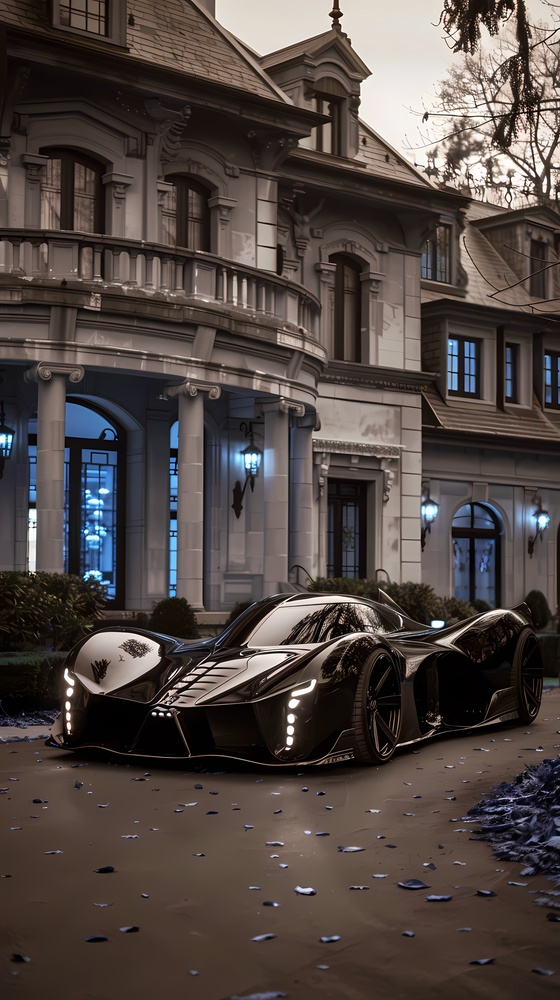
#> input picture lab3/B13_E22CSEU0391/L3 ACV 0391 Image RGB.jpg, 560 x 1000 px, shrunk from 3264 x 5824 before the run, found by its file name
$ jupyter execute CSET340LAB4TASK2.ipynb
#> lines starting #> are read from the running program, lines starting #| are printed output that depends on the picture
[cell 1]
from google.colab import files
import cv2
import numpy as np
import matplotlib.pyplot as plt

# Upload an image file
uploaded = files.upload()
#> the answer given: L3 ACV 0391 Image RGB.jpg

# Get the filename from the uploaded dictionary
filename = list(uploaded.keys())[0]

# Read the image in grayscale
img = cv2.imread(filename, cv2.IMREAD_GRAYSCALE)
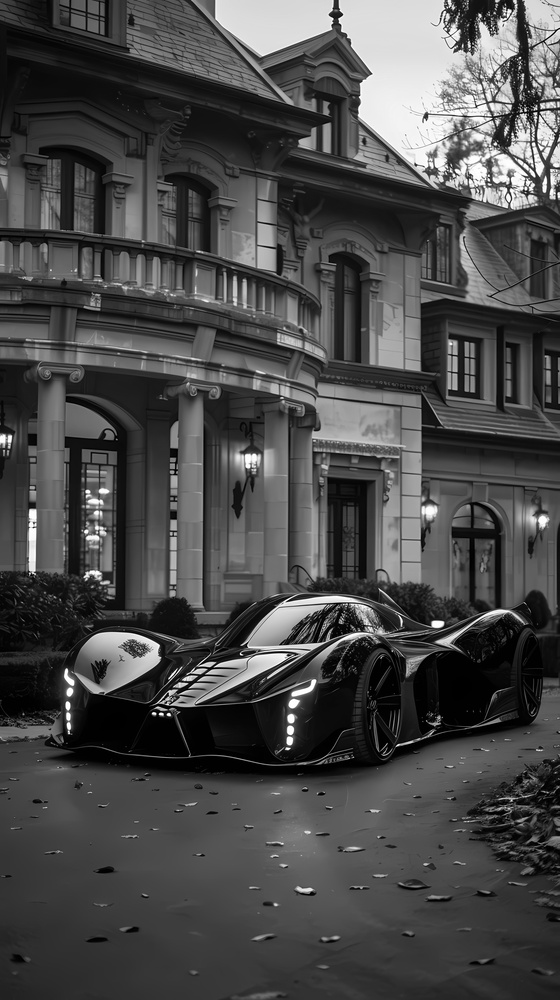
#> img: shape (1000, 560); min 0, max 255, mean 73.5

# Display the uploaded image
plt.imshow(img, cmap='gray')
plt.title("Uploaded Image")
plt.axis('off')
plt.show()

[cell 2]
# Compute FFT
dft = np.fft.fft2(img)
dft_shift = np.fft.fftshift(dft)  # Shift the zero frequency component to the center
magnitude_spectrum = 20 * np.log(np.abs(dft_shift) + 1)  # Log scaling for visualization
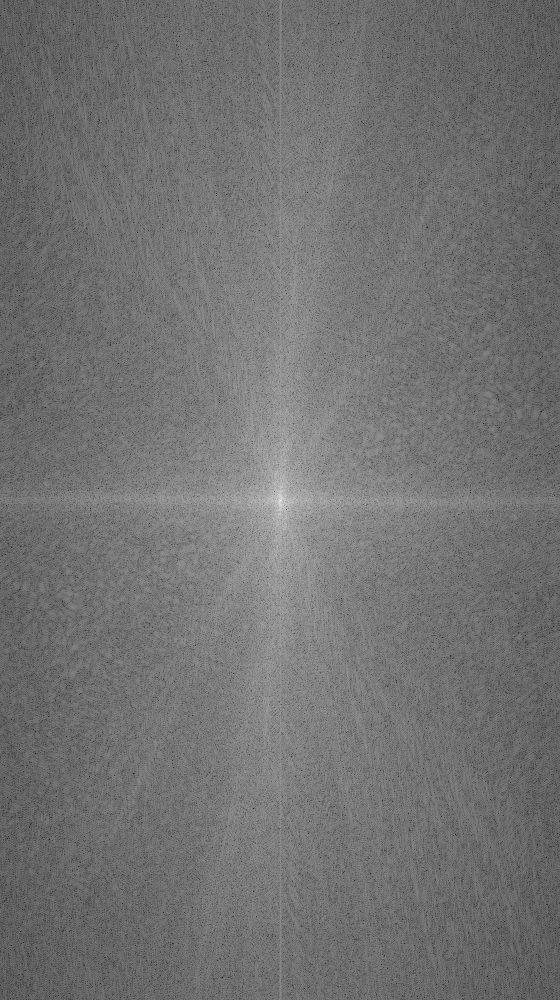
#> magnitude_spectrum: shape (1000, 560) float64; min 34.63, max 350.7, mean 176.7; drawn with min black and max white

# Display the Magnitude Spectrum
plt.imshow(magnitude_spectrum, cmap='gray')
plt.title("Magnitude Spectrum")
plt.axis('off')
plt.show()

[cell 3]
# Compute Inverse FFT
dft_ishift = np.fft.ifftshift(dft_shift)  # Shift back
img_reconstructed = np.fft.ifft2(dft_ishift).real  # Compute IFFT and take real part

# Display Reconstructed Image
plt.imshow(img_reconstructed, cmap='gray')
plt.title("Reconstructed Image using IFFT")
plt.axis('off')
plt.show()

[cell 4]
# Rotate image by 45 degrees
(h, w) = img.shape
#> h = 1000; w = 560
center = (w // 2, h // 2)
#> center = (280, 500)
M = cv2.getRotationMatrix2D(center, 45, 1.0)  # Rotation matrix
rotated_img = cv2.warpAffine(img, M, (w, h))
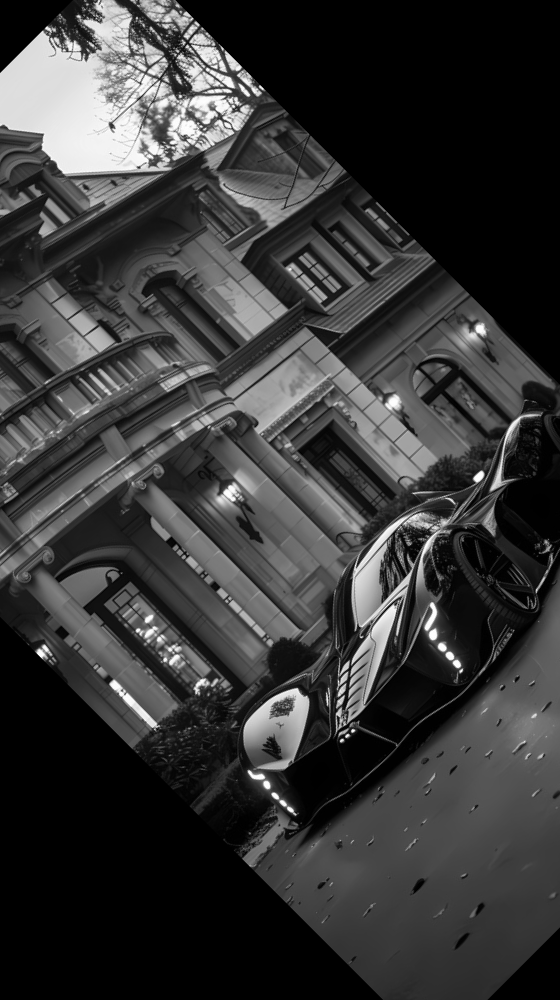
#> rotated_img: shape (1000, 560); min 0, max 255, mean 55.9

# Compute FFT of rotated image
dft_rot = np.fft.fft2(rotated_img)
dft_shift_rot = np.fft.fftshift(dft_rot)
magnitude_spectrum_rot = 20 * np.log(np.abs(dft_shift_rot) + 1)
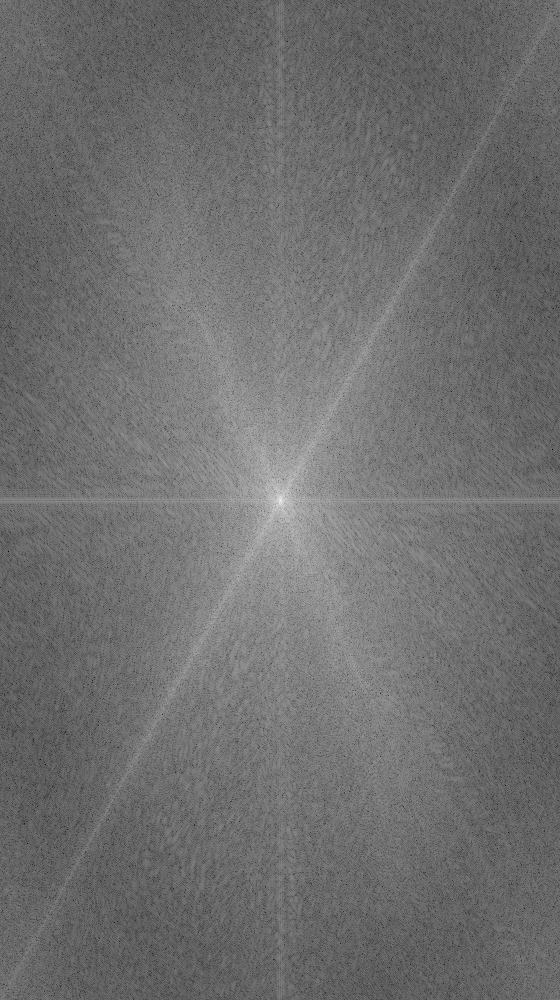
#> magnitude_spectrum_rot: shape (1000, 560) float64; min 31.26, max 345.2, mean 168.2; drawn with min black and max white

# Display Rotated Image
plt.figure(figsize=(12, 5))
plt.subplot(1, 2, 1)
plt.imshow(rotated_img, cmap='gray')
plt.title("Rotated Image (45°)")
plt.axis('off')

# Display Magnitude Spectrum of Rotated Image
plt.subplot(1, 2, 2)
plt.imshow(magnitude_spectrum_rot, cmap='gray')
plt.title("Magnitude Spectrum of Rotated Image")
plt.axis('off')

plt.show()
